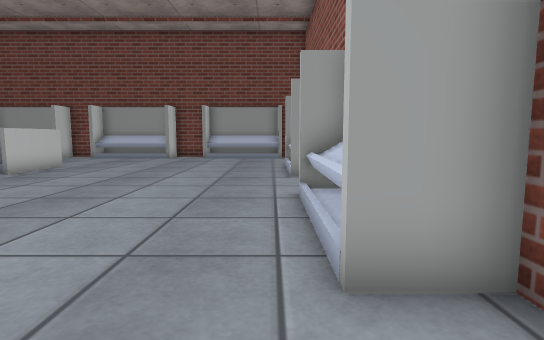
View 1 (above)

16 first-person views from a walk through a 3-D level made in the Unity game engine. The camera is 0.64 m above the floor, tilts 6° down and sees 80° across. The floor is counted in squares, 0.5 m on a side. Each view is taken from the middle of a square. On the plan, view 1 faces up. The plan holds only what a view shows up to about 14 squares ahead; the rest is blank. The place goes on beyond the plan. The player is left out. Some surface patterns are stand-ins.

View 2
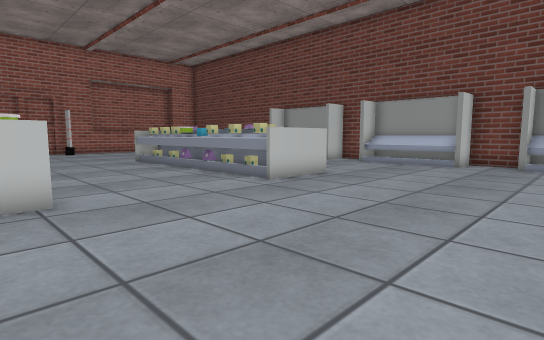

View 3
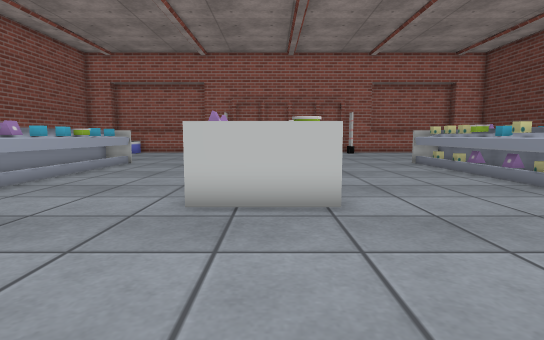

View 4
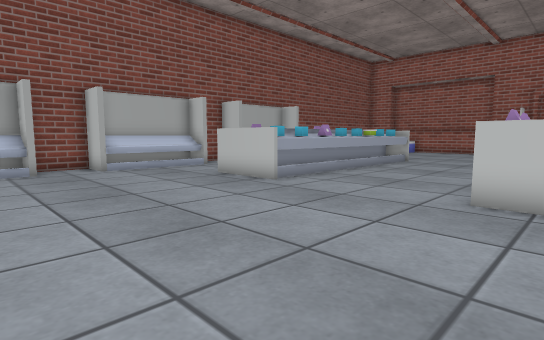

View 5
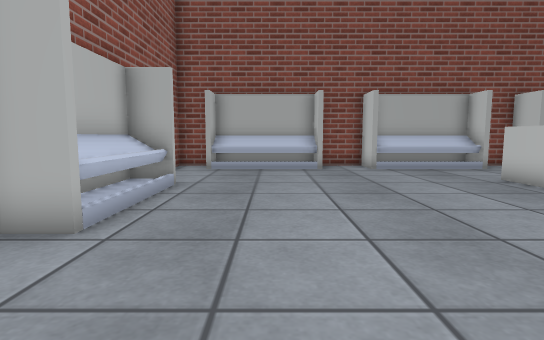

View 6
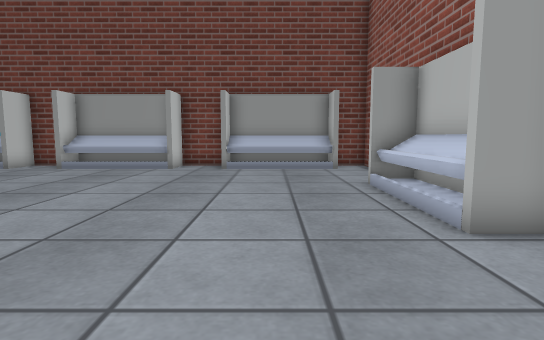

View 7
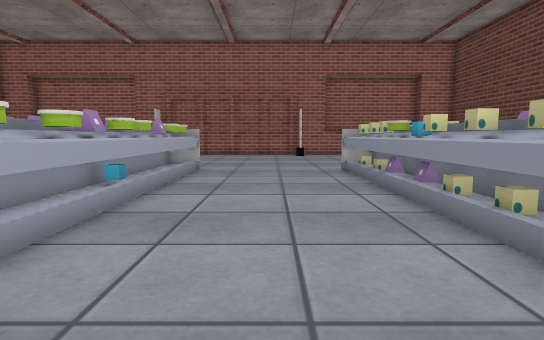

View 8
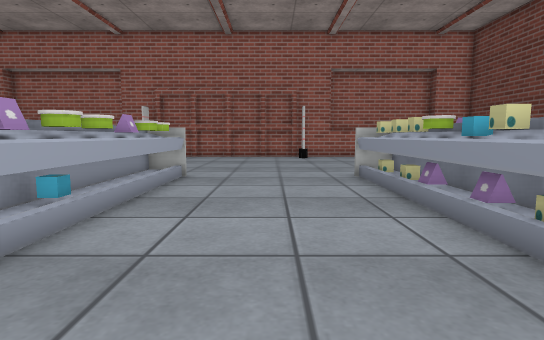

View 9
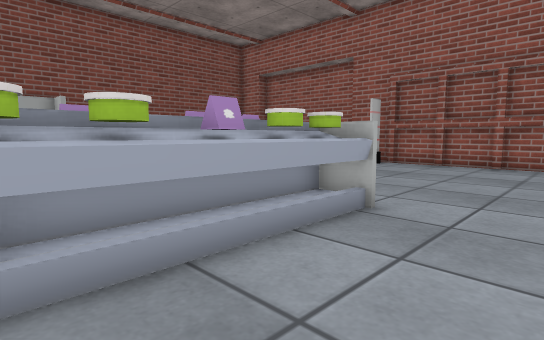

View 10
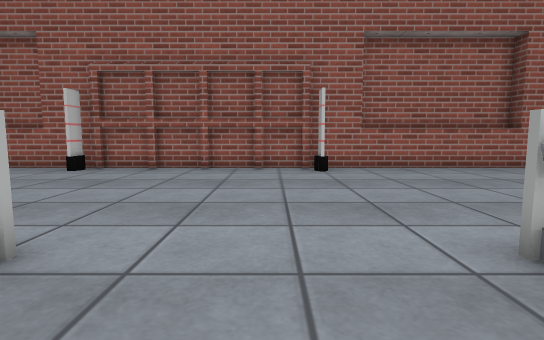

View 11
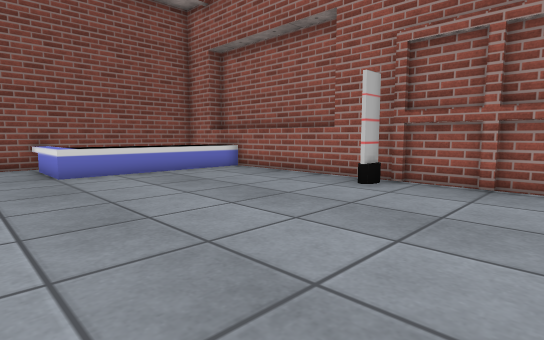

View 12
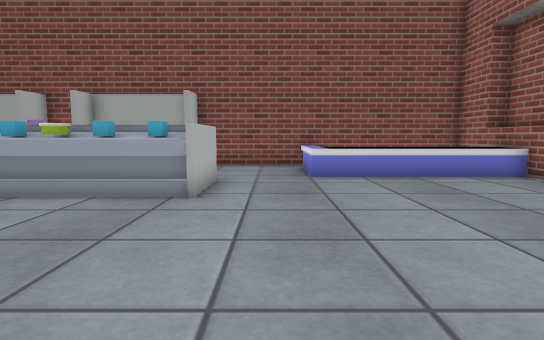

View 13
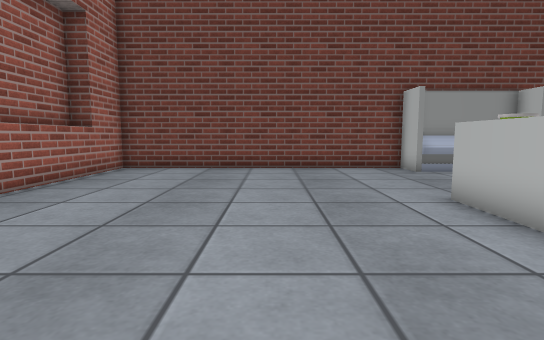

View 14
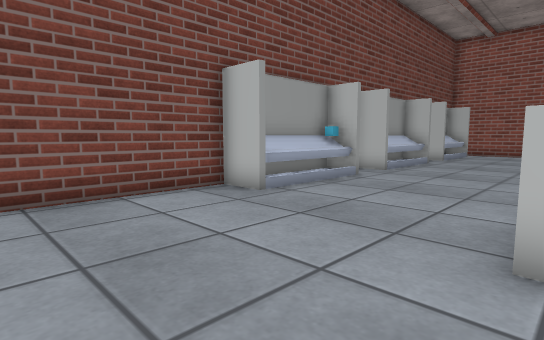

View 15
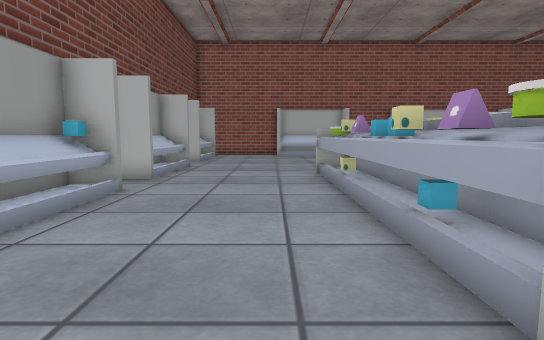

View 16
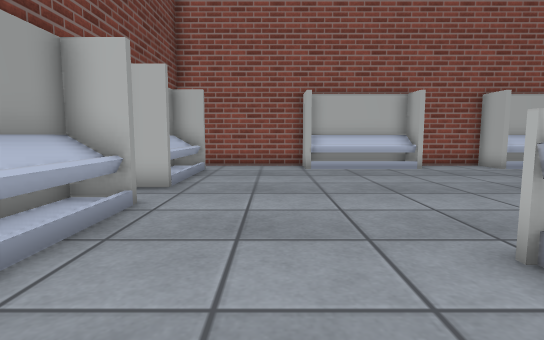

### Floor plan
Key: @ floor where view 1 was taken; # wall or solid block; . floor; ^ raised ledge; C container; O other object.
Columns run from 29 left of view 1 to 2 right of it. Each row starts with its distance up from view 1.
 20  ###############################
 19  #..........#^^^O#.^^^^#.#^^^^.#
 18 ##.............................#
 17 ^^.............................#
 16 ^^.............................#
 15 ^^............................##
 14 ^^............................^#
 13 ^^.........CCOOOOOOOO.........^#
 12 ^^.........OOOOOOOOOO.........^#
 11  #.........OOOCCOOOOO.........^#
 10  #O...........................##
  9  #.............................#
  8  #.............................#
  7  #............................##
  6  #............................^#
  5  #.........CCCOCCOCCC.........^#
  4  #.........OOOOCCOCCO.........^#
  3  #.........OOO OO OOO.........^#
  2  #..........     ..............#
  1  #O............................#
  0  #O..........................@##
 -1  #............................^#
 -2 ^^............................^#
 -3 ^^.........OOCCOOOOOO.........^#
 -4 ^^.........OOOOOOOOOO.........^#
 -5 ^^.........O   O   OO.........##
 -6  OOOOOOOO...        ...........
 -7 ^O     OO...       ............
 -8 #O     OO...       ............
 -9 ##      O...#    #.#^^^#.#^^^^.
-10  ###############################

Positions as (right, up) in squares from view 1, and headings:
1: (0, 0), facing up
2: (-2, 4), facing up-left
3: (-3, 4), facing left
4: (-2, 4), facing down-left
5: (-2, 4), facing down
6: (-2, 6), facing up
7: (-6, 8), facing left
8: (-8, 8), facing left
9: (-13, 8), facing down-left
10: (-15, 8), facing left
11: (-19, 5), facing down-left
12: (-20, 4), facing down
13: (-22, 7), facing up
14: (-22, 13), facing up-right
15: (-20, 15), facing right
16: (-12, 16), facing right
